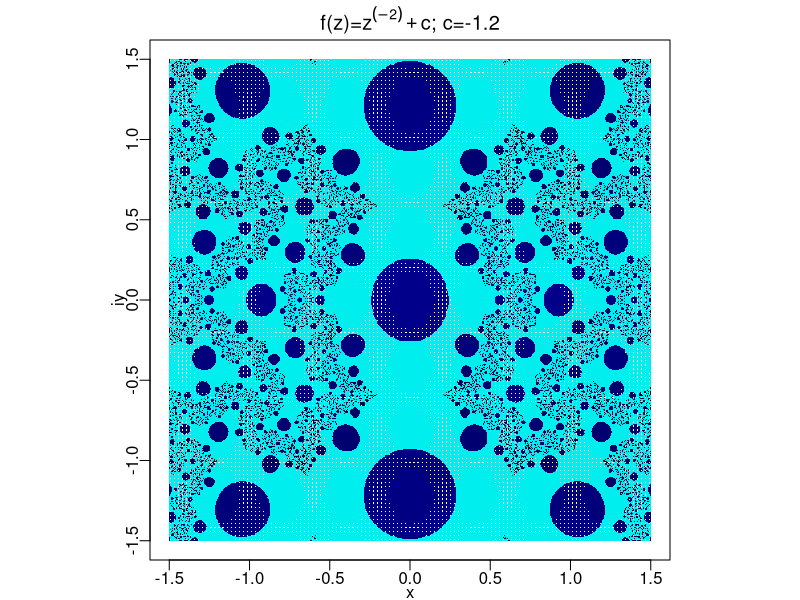

Write the R code that produced this figure.
f.list=list()
f.list$julpow2=function(z,c) z^2+c

f.list$cosjul=function(z,c) c*cos(z)

f.list$c3_2julia=function(z,c) z^3-(-z)^(2.00001)+c

f.list$julinvpow2=function(z,c) z^(-2)+c

col.list=list()
col.list$gray=gray.colors
col.list$CyBldrBl=colorRampPalette(c("cyan2", "black","darkblue"))

julia=function(z, n, c){
  for(j in 1:n){
    z=fz(z,c)
    if(Mod(z) >16 || Mod(z)==Inf){
      break
    }
  }
  return(j)
}



fz=f.list$julinvpow2
col=col.list$CyBldrBl
n=100
c=-1.2
b=1.5
dv=.005
pm= as.vector(outer(X = seq(-b,b,dv), Y = seq(-b,b,dv)*1i,FUN = "+"))
cm=sapply(pm, function(x) julia(x,n, c))
par(mar=c(2,2,2,1), mgp=c(1.1,.4,0), pty="s")

plot(pm, pch=16, cex=.1, col=rev(col(100))[cm], xlab = "x", ylab = "iy", main=substitute(paste("f(z)=",f, "; c=", c), list(c=c, f=body(fz))))
